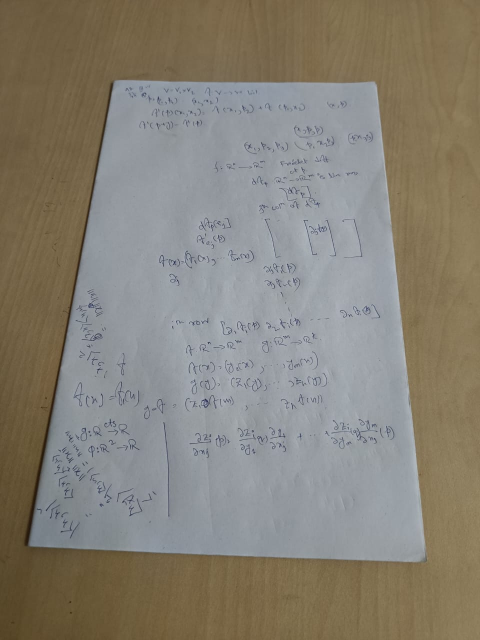
#> input picture test1.jpeg, 960 x 1280 px, given in place of video, which was not available (shown at 1/2 size)
$ jupyter execute cam_scanner_3.ipynb   (text cells are left out)
#> lines starting #> are read from the running program, lines starting #| are printed output that depends on the picture; after the words box and inside, x2 and y2 are one past the last pixel; in counts of white or black regions, pixels touching at a corner belong together; pictures that were not available may be replaced by others from this repository, and a replacement may not be noted
[cell 1]
import cv2
import imutils
import numpy as np

[cell 2]
# [14 lines left out: function get_corner_by_contour, not called in this run]

[cell 3]
# [13 lines left out: function sort_points, not called in this run]

[cell 4]
# [21 lines left out: function alignImages, not called in this run]

[cell 5]
url="http://10.206.56.223:8080/video"
cap = cv2.VideoCapture(url)
if not cap.isOpened():
    print("Cannot open camera")
    exit()
while True:
    # Capture frame-by-frame
    ret, img = cap.read()
#> img is the input picture: shape (1280, 960, 3); mean B, G, R 117.6, 129.1, 134.5
    # if frame is read correctly ret is True
    if not ret:
        print("Can't receive frame. Exiting ...")
        break
    # Processing
    imcopy=img.copy()
    orig=img.copy()
    gray = cv2.cvtColor(img, cv2.COLOR_BGR2GRAY)
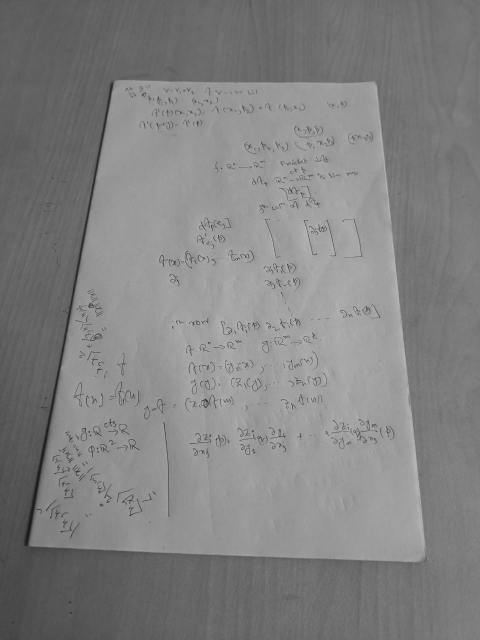
#> gray: shape (1280, 960) (shown at 1/2 size); min 15, max 206, mean 129.4

    # Apply thresholding
    _, img = cv2.threshold(gray, 126, 255, cv2.THRESH_BINARY)
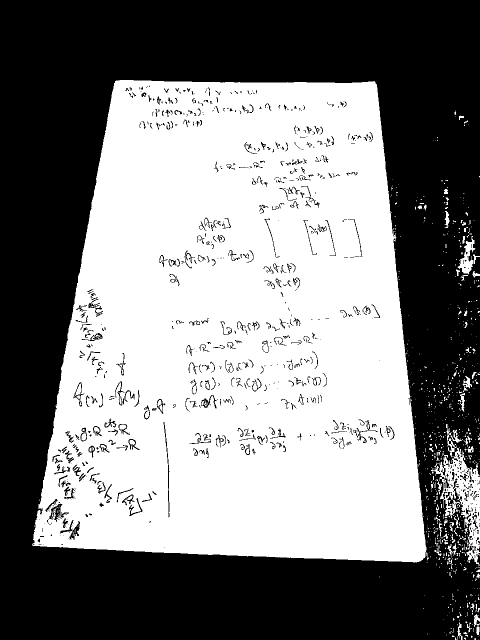
#> img: shape (1280, 960) (shown at 1/2 size); 50.5% white; 792 black regions (452 under 20 px), largest, box (x1, y1, x2, y2) and area: (0, 0, 960, 1280) 586862, (98, 1007, 137, 1044) 454, (120, 1040, 160, 1080) 407

    # Apply erotion to reduce white noise
    kernel = np.ones((2, 2), np.uint8)
    img = cv2.erode(img,kernel,iterations=1)
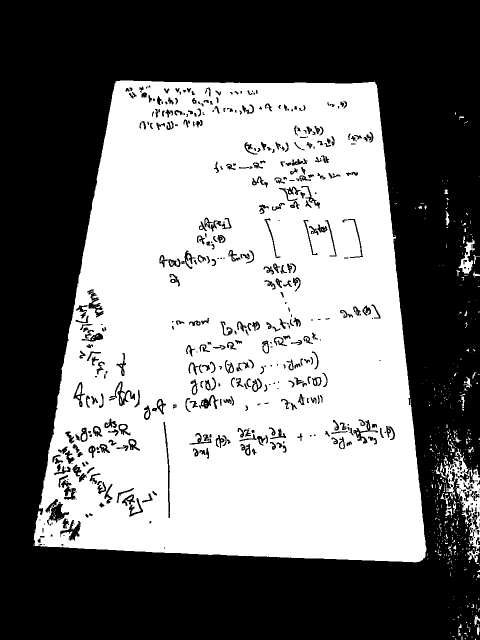
#> img: shape (1280, 960) (shown at 1/2 size); 48.4% white; 513 white regions (448 under 20 px)

    # Find contours
    contours = cv2.findContours(img, cv2.RETR_LIST, cv2.CHAIN_APPROX_SIMPLE)
#> contours = 1072 contours, 592 with area under 20; largest, box (x1, y1, x2, y2) and area: (67, 161, 853, 1125) 620714, (889, 897, 960, 1128) 5788, (917, 478, 950, 548) 822, (97, 1003, 139, 1046) 809, (218, 762, 271, 813) 786
    contours=imutils.grab_contours(contours)
    # Sort contours by area (largest first)
    contours = sorted(contours, key=cv2.contourArea, reverse=True)[:5]
#> contours = 5 contours; box (x1, y1, x2, y2) and area: (67, 161, 853, 1125) 620714, (889, 897, 960, 1128) 5788, (917, 478, 950, 548) 822, (97, 1003, 139, 1046) 809, (218, 762, 271, 813) 786

    cimg=cv2.drawContours(imcopy,contours,0,(0,0,255),4)
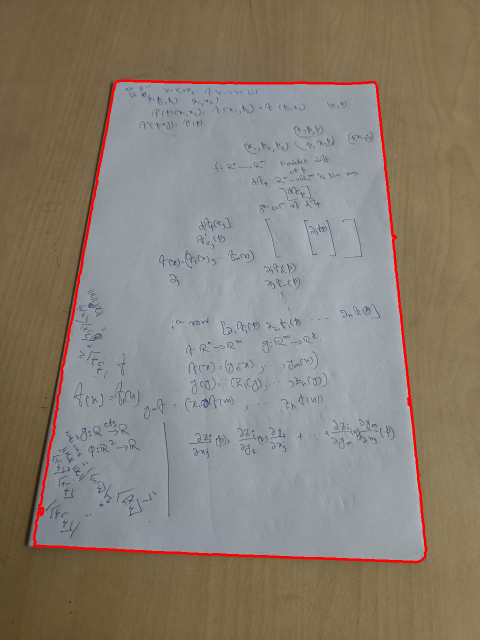
#> cimg: shape (1280, 960, 3) (shown at 1/2 size); mean B, G, R 115.8, 127.3, 136.1
    cv2.imshow("camscanner-preview", cimg)

    if cv2.waitKey(1) & 0xFF == 13:
#> (key q is pressed here)
        cv2.destroyAllWindows()
        points=get_corner_by_contour(contours)
        imReg = alignImages(orig, sort_points(points))
        out_img=cv2.resize(imReg,(400,600))
        cv2.imshow("preview",out_img)
        cv2.imwrite("output.jpg",out_img)
        cv2.waitKey(0)
        cv2.destroyAllWindows()
    # Processing end
    if cv2.waitKey(1) == ord('q'):
#> (key q is pressed here)
        break
cap.release()
cv2.destroyAllWindows()
